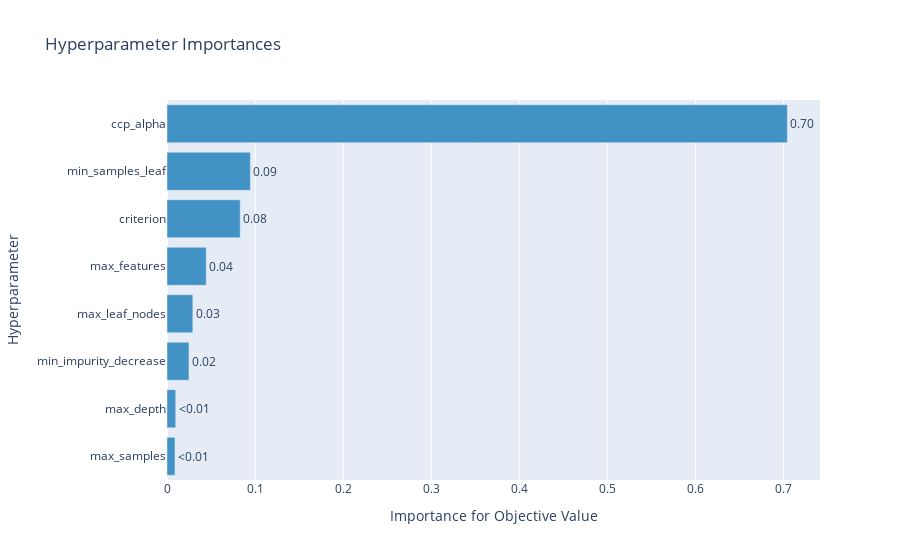

Notebook source saved alongside this figure:
### Markdown cell above
Note, that we didn't start over, but continued previous search. We can also look at the importances of each hyperparameter:

### Code cell
# Plotting Parameter Importance
param_importance_plot = vis.plot_param_importances(study)
param_importance_plot.show()

### Figure 1 — Plotly figure (JSON) as saved in the notebook; plotly's stock layout.template omitted (floating-point values rounded to 4 significant figures)
{"data": [{"cliponaxis": false, "hovertemplate": ["max_samples (FloatDistribution): 0.009102218723755358<extra></extra>", "max_depth (IntDistribution): 0.009897487142462436<extra></extra>", "min_impurity_decrease (FloatDistribution): 0.02494533900572071<extra></extra>", "max_leaf_nodes (IntDistribution): 0.029341711043320878<extra></extra>", "max_features (IntDistribution): 0.044536367920357214<extra></extra>", "criterion (CategoricalDistribution): 0.08312008574380438<extra></extra>", "min_samples_leaf (IntDistribution): 0.09468010747216578<extra></extra>", "ccp_alpha (FloatDistribution): 0.7043766829484133<extra></extra>"], "marker": {"color": "rgb(66,146,198)"}, "orientation": "h", "text": ["<0.01", "<0.01", "0.02", "0.03", "0.04", "0.08", "0.09", "0.70"], "textposition": "outside", "type": "bar", "x": [0.009102, 0.009897, 0.02495, 0.02934, 0.04454, 0.08312, 0.09468, 0.7044], "y": ["max_samples", "max_depth", "min_impurity_decrease", "max_leaf_nodes", "max_features", "criterion", "min_samples_leaf", "ccp_alpha"]}], "layout": {"showlegend": false, "title": {"text": "Hyperparameter Importances"}, "xaxis": {"title": {"text": "Importance for Objective Value"}}, "yaxis": {"title": {"text": "Hyperparameter"}}}}
